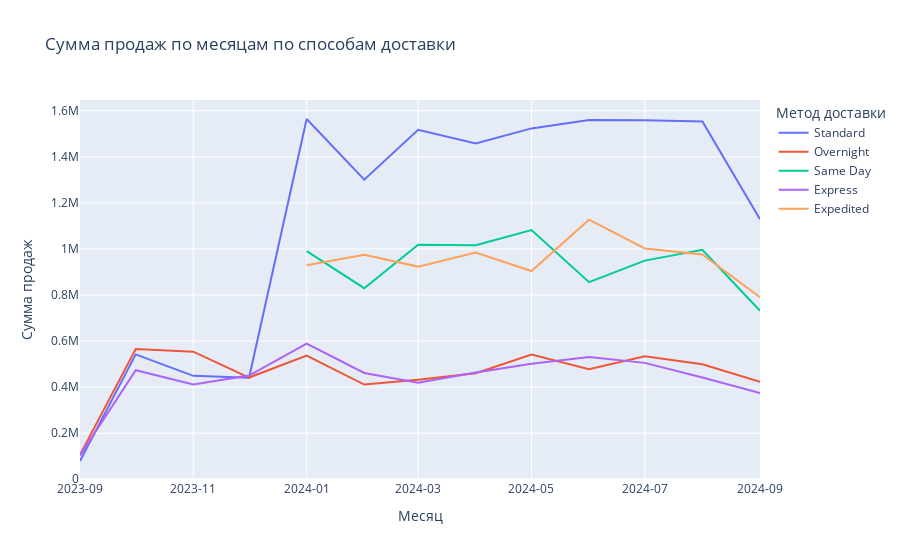

The code cell stored with this chart in its notebook:
### Code cell
fig = px.line(
    rev_by_shipping,
    x='month',
    y='Total_Spent_Row',
    color='Shipping Type',
    title='Сумма продаж по месяцам по способам доставки',
    labels={'month': 'Месяц', 'Total_Spent_Row': 'Сумма продаж', 'Shipping Type': 'Метод доставки'},
)
fig.update_layout(barmode='stack', legend_title_text='Метод доставки', xaxis_tickformat='%Y-%m')
fig.show()

### Figure 1 — Plotly figure (JSON) as saved in the notebook; plotly's stock layout.template omitted (floating-point values rounded to 4 significant figures)
{"data": [{"hovertemplate": "Метод доставки=Standard<br>Месяц=%{x}<br>Сумма продаж=%{y}<extra></extra>", "legendgroup": "Standard", "line": {"color": "#636efa", "dash": "solid"}, "marker": {"symbol": "circle"}, "mode": "lines", "name": "Standard", "orientation": "v", "showlegend": true, "type": "scatter", "x": ["2024-09-01T00:00:00.000000000", "2024-08-01T00:00:00.000000000", "2024-07-01T00:00:00.000000000", "2024-06-01T00:00:00.000000000", "2024-05-01T00:00:00.000000000", "2024-04-01T00:00:00.000000000", "2024-03-01T00:00:00.000000000", "2024-02-01T00:00:00.000000000", "2024-01-01T00:00:00.000000000", "2023-12-01T00:00:00.000000000", "2023-11-01T00:00:00.000000000", "2023-10-01T00:00:00.000000000", "2023-09-01T00:00:00.000000000"], "xaxis": "x", "y": [1129000.0, 1554000.0, 1559000.0, 1560000.0, 1523000.0, 1458000.0, 1517000.0, 1301000.0, 1564000.0, 441000.0, 448900.0, 542100.0, 79290.0], "yaxis": "y"}, {"hovertemplate": "Метод доставки=Overnight<br>Месяц=%{x}<br>Сумма продаж=%{y}<extra></extra>", "legendgroup": "Overnight", "line": {"color": "#EF553B", "dash": "solid"}, "marker": {"symbol": "circle"}, "mode": "lines", "name": "Overnight", "orientation": "v", "showlegend": true, "type": "scatter", "x": ["2024-09-01T00:00:00.000000000", "2024-08-01T00:00:00.000000000", "2024-07-01T00:00:00.000000000", "2024-06-01T00:00:00.000000000", "2024-05-01T00:00:00.000000000", "2024-04-01T00:00:00.000000000", "2024-03-01T00:00:00.000000000", "2024-02-01T00:00:00.000000000", "2024-01-01T00:00:00.000000000", "2023-12-01T00:00:00.000000000", "2023-11-01T00:00:00.000000000", "2023-10-01T00:00:00.000000000", "2023-09-01T00:00:00.000000000"], "xaxis": "x", "y": [422700.0, 499100.0, 534000.0, 477200.0, 541600.0, 460600.0, 432500.0, 411300.0, 536600.0, 441600.0, 553900.0, 565900.0, 106000.0], "yaxis": "y"}, {"hovertemplate": "Метод доставки=Same Day<br>Месяц=%{x}<br>Сумма продаж=%{y}<extra></extra>", "legendgroup": "Same Day", "line": {"color": "#00cc96", "dash": "solid"}, "marker": {"symbol": "circle"}, "mode": "lines", "name": "Same Day", "orientation": "v", "showlegend": true, "type": "scatter", "x": ["2024-09-01T00:00:00.000000000", "2024-08-01T00:00:00.000000000", "2024-07-01T00:00:00.000000000", "2024-06-01T00:00:00.000000000", "2024-05-01T00:00:00.000000000", "2024-04-01T00:00:00.000000000", "2024-03-01T00:00:00.000000000", "2024-02-01T00:00:00.000000000", "2024-01-01T00:00:00.000000000"], "xaxis": "x", "y": [731300.0, 996600.0, 949300.0, 855700.0, 1082000.0, 1016000.0, 1018000.0, 829700.0, 990500.0], "yaxis": "y"}, {"hovertemplate": "Метод доставки=Express<br>Месяц=%{x}<br>Сумма продаж=%{y}<extra></extra>", "legendgroup": "Express", "line": {"color": "#ab63fa", "dash": "solid"}, "marker": {"symbol": "circle"}, "mode": "lines", "name": "Express", "orientation": "v", "showlegend": true, "type": "scatter", "x": ["2024-09-01T00:00:00.000000000", "2024-08-01T00:00:00.000000000", "2024-07-01T00:00:00.000000000", "2024-06-01T00:00:00.000000000", "2024-05-01T00:00:00.000000000", "2024-04-01T00:00:00.000000000", "2024-03-01T00:00:00.000000000", "2024-02-01T00:00:00.000000000", "2024-01-01T00:00:00.000000000", "2023-12-01T00:00:00.000000000", "2023-11-01T00:00:00.000000000", "2023-10-01T00:00:00.000000000", "2023-09-01T00:00:00.000000000"], "xaxis": "x", "y": [374200.0, 441400.0, 505300.0, 531100.0, 501400.0, 463300.0, 419500.0, 461500.0, 589100.0, 450200.0, 411800.0, 473500.0, 103700.0], "yaxis": "y"}, {"hovertemplate": "Метод доставки=Expedited<br>Месяц=%{x}<br>Сумма продаж=%{y}<extra></extra>", "legendgroup": "Expedited", "line": {"color": "#FFA15A", "dash": "solid"}, "marker": {"symbol": "circle"}, "mode": "lines", "name": "Expedited", "orientation": "v", "showlegend": true, "type": "scatter", "x": ["2024-09-01T00:00:00.000000000", "2024-08-01T00:00:00.000000000", "2024-07-01T00:00:00.000000000", "2024-06-01T00:00:00.000000000", "2024-05-01T00:00:00.000000000", "2024-04-01T00:00:00.000000000", "2024-03-01T00:00:00.000000000", "2024-02-01T00:00:00.000000000", "2024-01-01T00:00:00.000000000"], "xaxis": "x", "y": [790400.0, 975500.0, 1002000.0, 1127000.0, 903900.0, 984500.0, 923300.0, 974300.0, 929300.0], "yaxis": "y"}], "layout": {"barmode": "stack", "legend": {"title": {"text": "Метод доставки"}, "tracegroupgap": 0}, "title": {"text": "Сумма продаж по месяцам по способам доставки"}, "xaxis": {"anchor": "y", "domain": [0, 1], "tickformat": "%Y-%m", "title": {"text": "Месяц"}}, "yaxis": {"anchor": "x", "domain": [0, 1], "title": {"text": "Сумма продаж"}}}}
